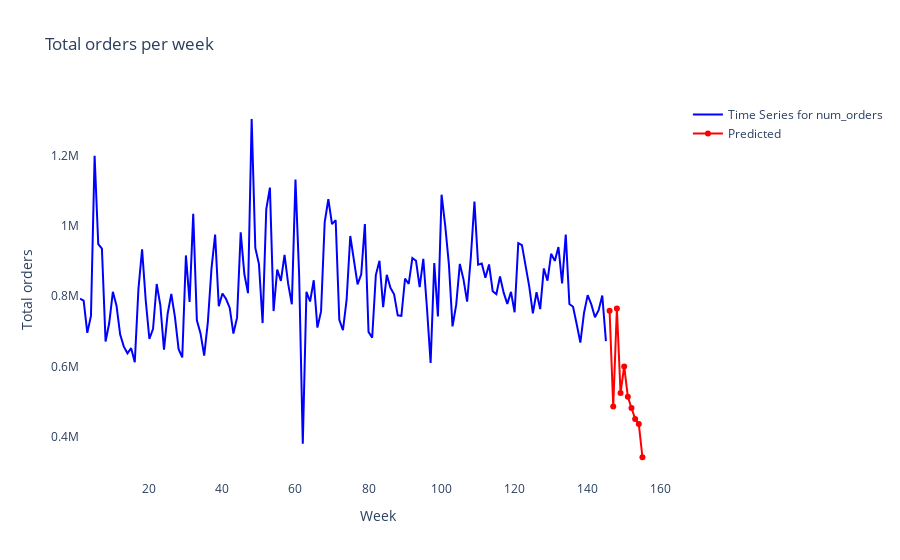

The notebook cell this image was saved under:
### Markdown cell above
**Summary:** Assigns values to variables. Imports libraries.

### Code cell
import plotly.graph_objs as go
import plotly.offline as pyoff
plot_data = [
    go.Scatter(
        x=ts_base2.index,
        y=ts_base2['num_orders'],
        name='Time Series for num_orders',
        marker = dict(color = 'Blue')
        #x_axis="OTI",
        #y_axis="time",
    ),
    go.Scatter(
        x=ts_tot_pred2.index,
        y=ts_tot_pred2['num_orders2'],
        name='Predicted',
        marker = dict(color = 'Red')
        #x_axis="OTI",
        #y_axis="time",
    )
    
]
plot_layout = go.Layout(
        title='Total orders per week',
        yaxis_title='Total orders',
        xaxis_title='Week',
        plot_bgcolor='rgba(0,0,0,0)'
    )
fig = go.Figure(data=plot_data, layout=plot_layout)
pyoff.iplot(fig)

### Figure 1 — Plotly figure (JSON) as saved in the notebook; plotly's stock layout.template omitted (floating-point values rounded to 4 significant figures; data arrays with more than 128 entries replaced by an {"elided": "..."} marker saying what was removed)
{"data": [{"marker": {"color": "Blue"}, "name": "Time Series for num_orders", "type": "scatter", "x": {"elided": "145 int values"}, "y": {"elided": "145 int values"}}, {"marker": {"color": "Red"}, "name": "Predicted", "type": "scatter", "x": [146, 147, 148, 149, 150, 151, 152, 153, 154, 155], "y": [758100.0, 485500.0, 764500.0, 524600.0, 599600.0, 513700.0, 481500.0, 450600.0, 436000.0, 341500.0]}], "layout": {"plot_bgcolor": "rgba(0,0,0,0)", "title": {"text": "Total orders per week"}, "xaxis": {"title": {"text": "Week"}}, "yaxis": {"title": {"text": "Total orders"}}}}
